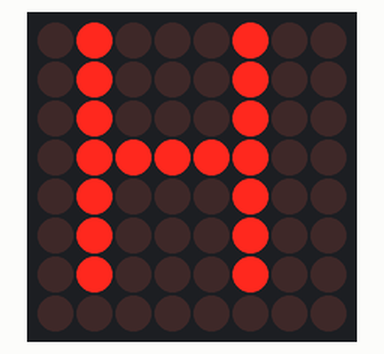
Bench run of a sketch on a simulated Arduino Uno, built with avr-gcc and run on an emulated ATmega328P. On the bench: 8×8 LED matrix.

Above: at 0.26 s.
At 1.5 s:
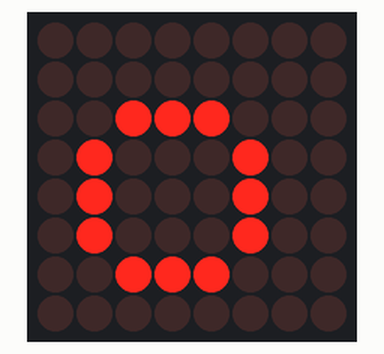
At 3.05 s:
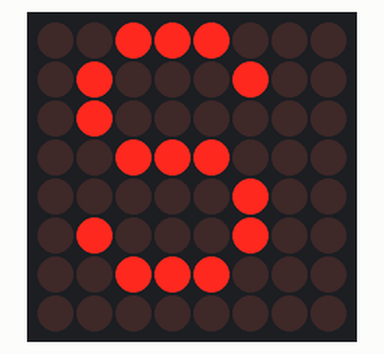
At 4.29 s:
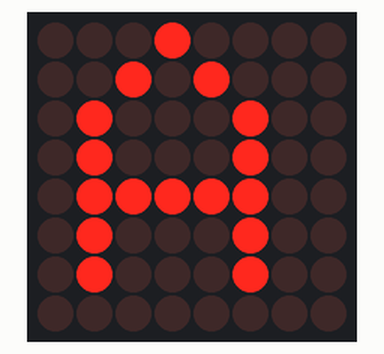
At 5.7 s:
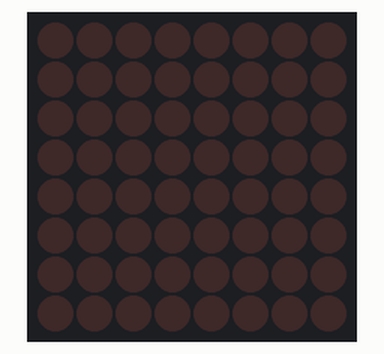
At 9.4 s:
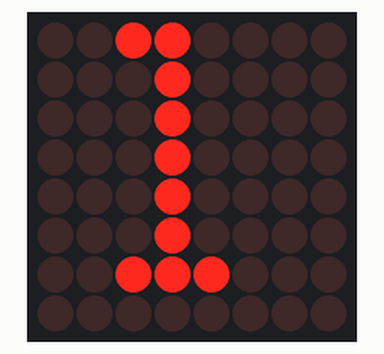

The sketch:

ex_4_7_dm_start.ino
```cpp
#include "LedControlMS.h"

// pin 4 is connected to the DataIn
// pin 3 is connected to the CLK
// pin 2 is connected to LOAD

#define NBR_MTX 1 //number of matrices attached is one
LedControl lc=LedControl(4,3,2,NBR_MTX);//

 void setup()
{
  for (int i=0; i< NBR_MTX; i++)
  {
    lc.shutdown(i,false);
    /* Set the brightness to a medium values */
    lc.setIntensity(i,8);
    /* and clear the display */
    lc.clearDisplay(i);

    delay(100);
  }
}

void loop()
{
  //sending characters to display
  lc.writeString(0,"Hello COMSI, AR08.");
  //clearing the display
  lc.clearAll();

  delay(3000);
}
```

Measured:
- by itself, everything shown: repeats every 8.6 s, in 18 steps
- what the display in image 4 shows lasts 3.0 s, from 5.7 s to 8.7 s
- what the display in image 5 shows lasts 0.6 s, from 9.3 s to 9.9 s
